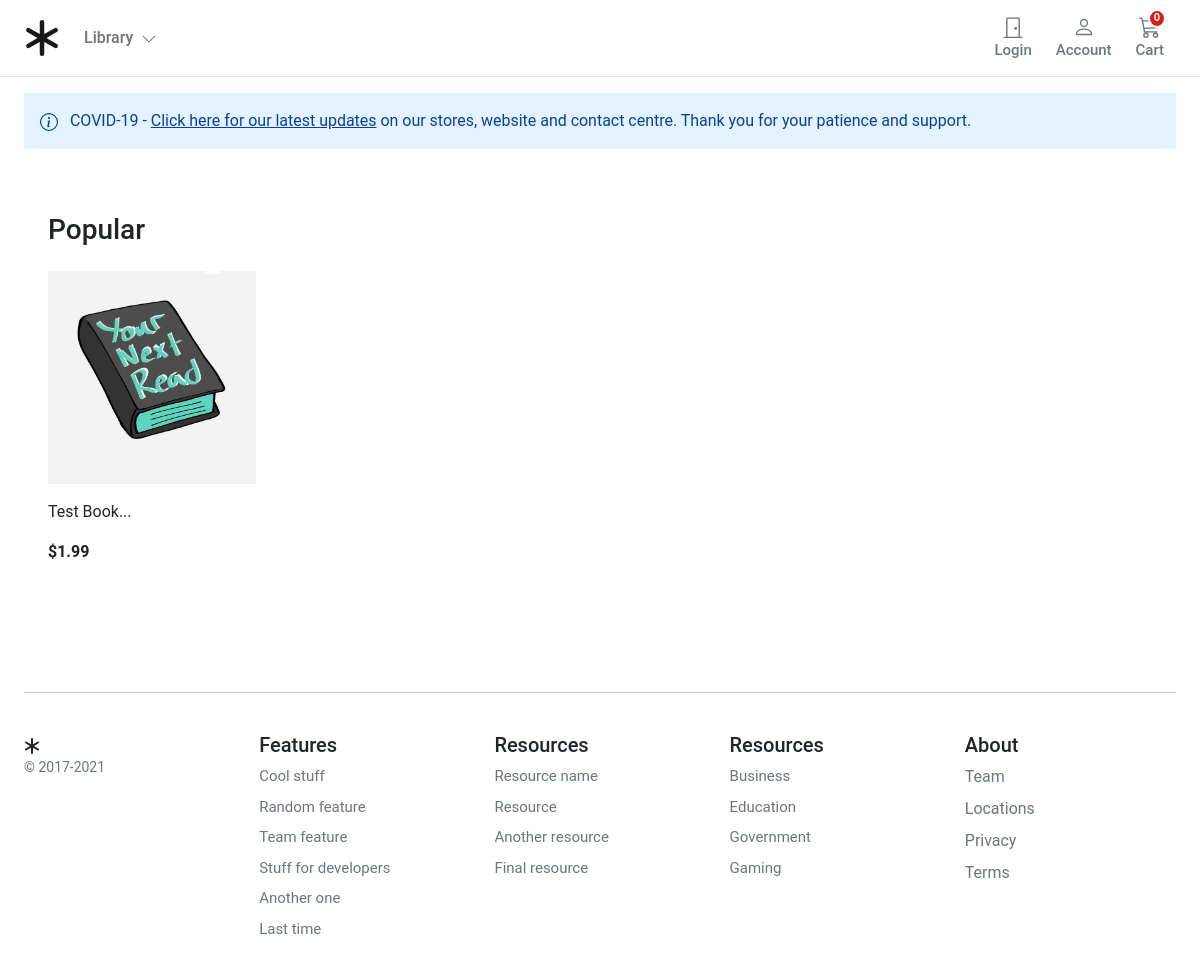
The page / on the database its author committed.
### store/models.py (models this page shows, shortened)
class Product(models.Model):
    category = models.ForeignKey(Category, related_name='product', on_delete=models.CASCADE)
    created_by = models.ForeignKey(settings.AUTH_USER_MODEL, on_delete=models.CASCADE, related_name='product_creator')
    title = models.CharField(max_length=255)
    author = models.CharField(max_length=255, default='admin')
    description = models.TextField(blank=True)
    image = models.ImageField(upload_to='images/', default='images/default.png')
    slug = models.SlugField(max_length=255, unique=True)
    price = models.DecimalField(max_digits=10, decimal_places=2)
    in_stock = models.BooleanField(default=True)
    is_active = models.BooleanField(default=True)
    created = models.DateTimeField(auto_now_add=True)
    updated = models.DateTimeField(auto_now=True)
    objects = models.Manager()
    products = ProductManager()
    class Meta:
        verbose_name_plural = 'Products'
        ordering = ('-created',)
    def get_absolute_url(self):
        return reverse("store:product_detail", args=[self.slug])

### store/views.py (the view)
# urls.py: path('', views.product_all, name='product_all'),
def product_all(request):
    products = Product.products.all()
    return render(request, 'store/home.html', {'products': products })

### cart/cart.py (called while the page is built)
    def __len__(self):
        return sum(item['qty'] for item in self.cart.values())

### cart/context_processors.py (called while the page is built)
def cart(request):
    return {'cart': Cart(request)}

### store/context_processors.py (called while the page is built)
def categories(request):
    return {"categories": Category.objects.all()}

### store/models.py (called while the page is built)
    def get_queryset(self):
        return super(ProductManager, self).get_queryset().filter(is_active=True)

    def get_absolute_url(self):
        return reverse("store:category_list", args=[self.slug])

### templates/store/home.html (shortened to what this page needs)
{% extends "./base.html" %}
{% load static %}
{% block content %}
<main>
<div class="container">
    <div class="alert alert-primary fw600 rounded-0 border-0 py-3" role="alert">
        COVID-19 - <u>Click here for our latest updates</u> on our stores, website and contact centre. Thank you for your patience and support.
    </div>
    <div class="container">
        <div class="row">
            <div class="album py-5">
                <div class="pb-3">
                    <h1 class="h3">Popular</h1>
                </div>
            <div class="row row-cols-1 row-cols-sm-2 row-cols-md-5 g-3">
            {% for product in products %}
                <div class="col">
                    <div class="card border-0">
                        <img class="img-fluid" alt="Responsive image" src="{{ product.image.url }}">
                        <div class="card-body px-0">
                        <p class="card-text">
                            <a class="text-dark text-decoration-none" href="{{ product.get_absolute_url }}">{{ product.title|slice:":50" }}...</a>
                        </p>
                        <div class="fw-bold">${{product.price}}</div>
                        </div>
                    </div>
                </div>
            {% endfor %}
        </div>
        </div>
    </div>
</div>
</main>
{% endblock %}

### static/core/css/base.css (style rules this page uses)
@media (min-width: 1000px) { .container { max-width: 1000px; } }
@media (max-width: 1200px) { .container { max-width: 100%; padding:0 24px; } }
.alert-primary { background-color: #E4F1FF; }
html, body, p, div { letter-spacing: -0.02px; font-family: 'Roboto', sans-serif; }

### rows shown on the page
Product: image (placeholder picture), title "Test Book", price "1.99"
